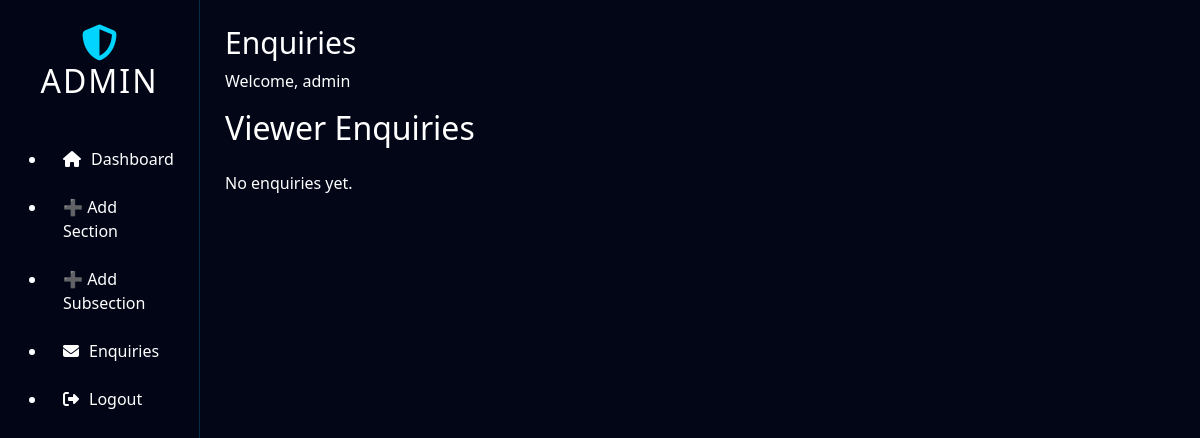
The page /admin/enquiries (signed in) on the database as committed earlier.
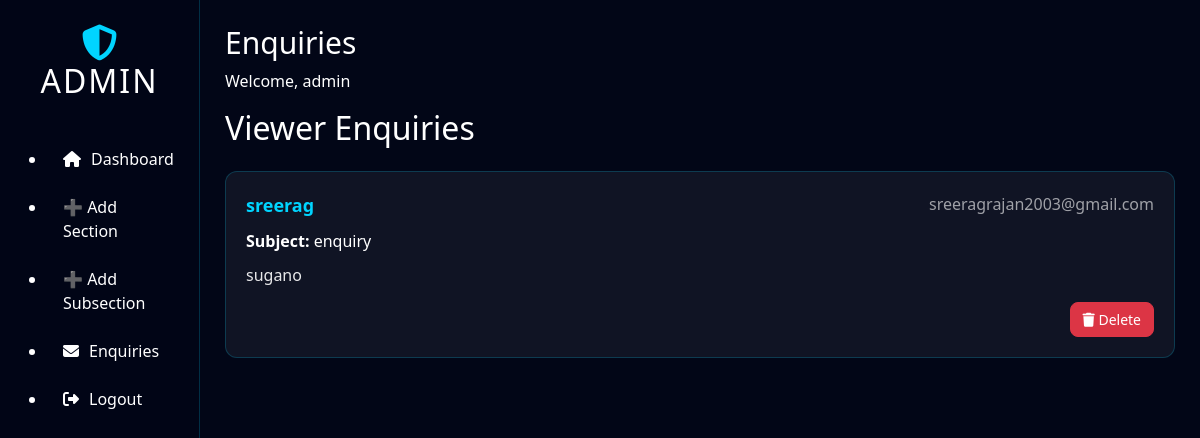
The same page on the database as committed later.
### models.py (models this page shows)
class Enquiry(db.Model):
    __tablename__ = "enquiry"
    id = db.Column(db.Integer, primary_key=True)
    name = db.Column(db.String(100), nullable=False)
    email = db.Column(db.String(120), nullable=False)
    subject = db.Column(db.String(200), nullable=False)
    message = db.Column(db.Text, nullable=False)

### admin/routes.py (the view)
@admin_bp.route("/enquiries")
@login_required
def enquiries():
    all_enquiries = Enquiry.query.order_by(Enquiry.id.desc()).all()
    return render_template("admin_enquiries.html", enquiries=all_enquiries)

### admin/routes.py (called while the page is built)
def login_required(f):
    from functools import wraps
    @wraps(f)
    def wrapper(*args, **kwargs):
        if "admin_id" not in session:
            return redirect(url_for("admin.login"))
        return f(*args, **kwargs)
    return wrapper

### templates/admin_enquiries.html
{% extends "admin_layout.html" %}
{% set page_title = "Enquiries" %}
{% block content %}
<h2 class="mb-4">Viewer Enquiries</h2>
{% if enquiries|length == 0 %}
    <p>No enquiries yet.</p>
{% else %}
<div class="enquiry-list">
    {% for msg in enquiries %}
    <div class="enquiry-card">
        <div class="enquiry-header">
            <strong>{{ msg.name }}</strong>
            <span class="email">{{ msg.email }}</span>
        </div>
        <p><strong>Subject:</strong> {{ msg.subject }}</p>
        <p class="message">{{ msg.message }}</p>
        <div class="enquiry-actions">
            <a href="{{ url_for('admin.delete_enquiry', id=msg.id) }}"
               class="btn btn-sm btn-danger"
               onclick="return confirm('Delete this enquiry?');">
                <i class="fas fa-trash"></i> Delete
            </a>
        </div>
    </div>
    {% endfor %}
</div>
{% endif %}
{% endblock %}

Rows that differ between the two databases and show on the page:
added Enquiry: name "sreerag", email "sreeragrajan2003@gmail.com", subject "enquiry", message "sugano"
Other text that changed with them:
text no longer shown: "No enquiries yet."
